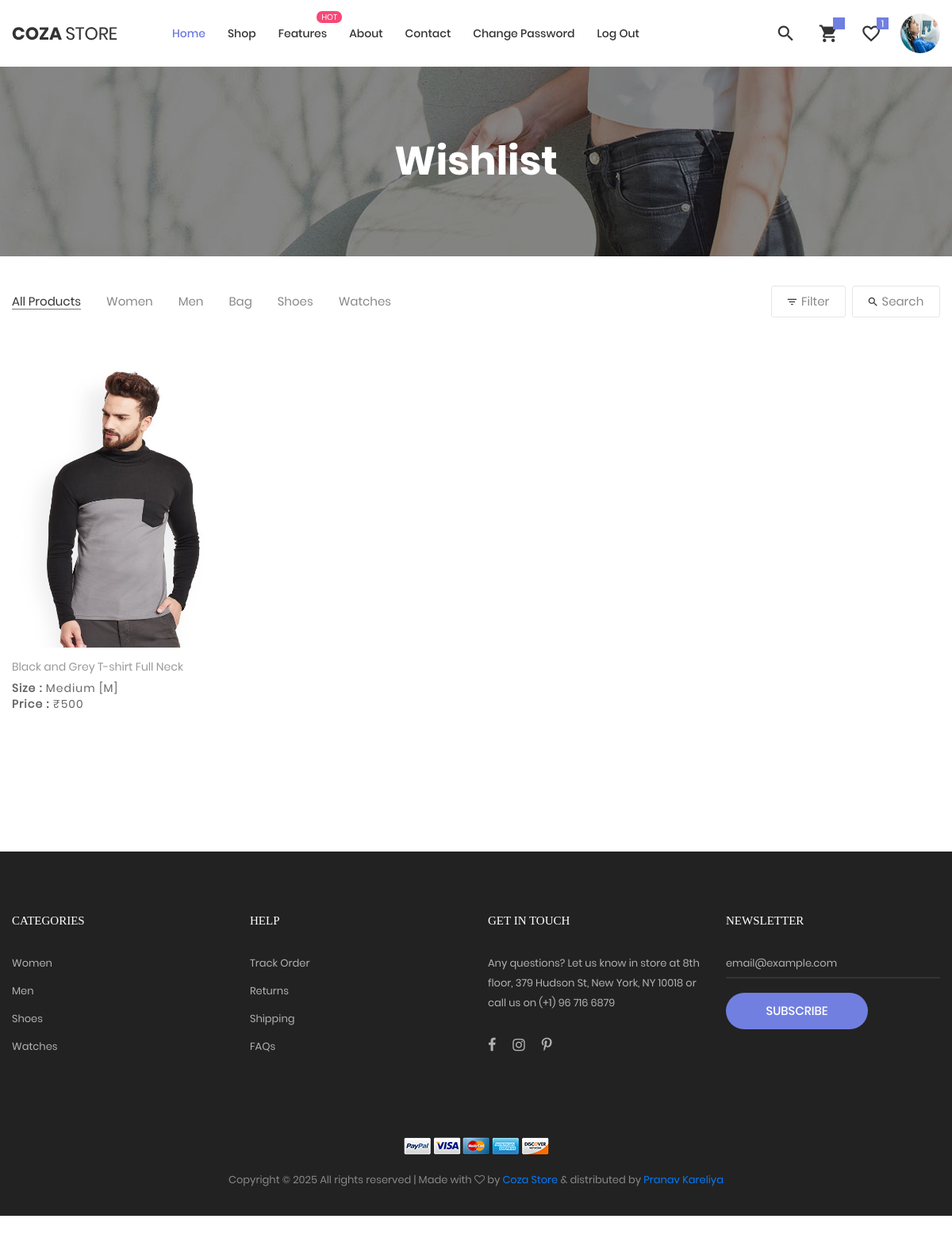
The app's page /wishlist/ (signed in) with its own data.
### myapp/models.py (models this page shows, shortened)
class Wishlist(models.Model):
    user=models.ForeignKey(User,on_delete=models.CASCADE)
    product=models.ForeignKey(Product,on_delete=models.CASCADE)

class Product(models.Model):
    category=(
        ("men","men"),
        ("women","women"),
        ("kids","kids"),
    )
    size=(
        ("s","s"),
        ("m","m"),
        ("l","l"),
        ("xl","xl"),
        ("xxl","xxl"),
    )
    seller=models.ForeignKey(User,on_delete=models.CASCADE)
    product_category=models.CharField(max_length=100,choices=category)
    product_size=models.CharField(max_length=100,choices=size)
    product_name=models.CharField(max_length=100)
    product_price=models.PositiveIntegerField()
    product_picture=models.ImageField(upload_to="product_picture/")
    product_desc=models.TextField()

### myapp/views.py (the view)
# urls.py: path('wishlist/',views.wishlist,name='wishlist'),
def wishlist(request):
    user=User.objects.get(email=request.session['email'])
    wishlists=Wishlist.objects.filter(user=user).order_by("-id")
    request.session['wishlist_count']=len(wishlists)
    return render(request,'wishlist.html',{'wishlists':wishlists})

### myapp/templates/wishlist.html (shortened to what this page needs)
{% extends 'header.html' %}
{% load static %}
{% block content %}
<!DOCTYPE html>
<html lang="en">
<head>
</head>
<body class="animsition">
    <section class="bg-img1 txt-center p-lr-15 p-tb-92" style="background-image: url('{% static 'images/bg-01.jpg' %}');">
        <h2 class="ltext-105 cl0 txt-center">
            Wishlist
        </h2>
    </section>
    <div class="bg0 m-t-23 p-b-140">
        <div class="container">
            <div class="flex-w flex-sb-m p-b-52">
                <div class="flex-w flex-l-m filter-tope-group m-tb-10">
                    <button class="stext-106 cl6 hov1 bor3 trans-04 m-r-32 m-tb-5 how-active1" data-filter="*">
                        All Products
                    </button>
                    <button class="stext-106 cl6 hov1 bor3 trans-04 m-r-32 m-tb-5" data-filter=".women">
                        Women
                    </button>
                    <button class="stext-106 cl6 hov1 bor3 trans-04 m-r-32 m-tb-5" data-filter=".men">
                        Men
                    </button>
                    <button class="stext-106 cl6 hov1 bor3 trans-04 m-r-32 m-tb-5" data-filter=".bag">
                        Bag
                    </button>
                    <button class="stext-106 cl6 hov1 bor3 trans-04 m-r-32 m-tb-5" data-filter=".shoes">
                        Shoes
                    </button>
                    <button class="stext-106 cl6 hov1 bor3 trans-04 m-r-32 m-tb-5" data-filter=".watches">
                        Watches
                    </button>
                </div>
                <div class="flex-w flex-c-m m-tb-10">
                    <div
                        class="flex-c-m stext-106 cl6 size-104 bor4 pointer hov-btn3 trans-04 m-r-8 m-tb-4 js-show-filter">
                        <i class="icon-filter cl2 m-r-6 fs-15 trans-04 zmdi zmdi-filter-list"></i>
                        Filter
                    </div>
                    <div class="flex-c-m stext-106 cl6 size-105 bor4 pointer hov-btn3 trans-04 m-tb-4 js-show-search">
                        <i class="icon-search cl2 m-r-6 fs-15 trans-04 zmdi zmdi-search"></i>
                        Search
                    </div>
                </div>
            </div>
            {% if wishlists %}
            <div class="row isotope-grid">
                {% for i in wishlists %}
                <div class="col-sm-6 col-md-4 col-lg-3 p-b-35 isotope-item {{i.product.product_category}}">
                    <div class="block2">
                        <div class="block2-pic hov-img0">
                            <img src="{{i.product.product_picture.url}}" alt="IMG-PRODUCT" style="width:280px;height: 350px;">
                        </div>
                        <div class="block2-txt flex-w flex-t p-t-14">
                            <div class="block2-txt-child1 flex-col-l ">
                                <a href="{% url 'product_details' pk=i.product.pk %}"
                                    class="stext-104 cl4 hov-cl1 trans-04 js-name-b2 p-b-6">
                                    {{i.product.product_name}}
                                </a>
                                <span class="stext-105 cl3">
                                    {% if i.product.product_size == 's' %}
                                    <b>Size : </b> Small [S]
                                    {% elif i.product.product_size == 'm' %}
                                    <b>Size : </b> Medium [M]
                                    {% elif i.product.product_size == 'l' %}
                                    <b>Size : </b> Large [L]
                                    {% elif i.product.product_size == 'xl' %}
                                    <b>Size : </b> Extra Large [XL]
                                    {% elif i.product.product_size == 'xxl' %}
                                    <b>Size : </b> Extra Extra Large [XXL]
                                    {% endif %}
                                </span>
                                <span class="stext-105 cl3">
                                    <b>Price : </b>₹{{i.product.product_price}}
                                </span>
                            </div>
                        </div>
                    </div>
                </div>
                {% endfor %}
            </div>
            {% else %}
            <h1 style="margin: 1px auto;">No Products in Wishlist</h1>
            {% endif %}
        </div>
    </div>
</body>
</html>
{% endblock %}

### myapp/static/css/main.css (style rules this page uses)
.container { max-width: 1380px; }
@media (max-width: 1600px) { .container { max-width: 1200px; } }
.block2-pic { position: relative; }
.block2-txt-child1 { width: calc(100% - 30px); }
.cl0 { color: #fff; }
.cl2 { color: #333; }
.cl3 { color: #666; }
.cl4 { color: #999; }
.cl6 { color: #888; }
.stext-104 { font-family: Poppins-Regular; font-size: 14px; line-height: 1.466667; }
.stext-105 { font-family: Poppins-Regular; font-size: 14px; line-height: 1.466667; letter-spacing: 1px; }
.stext-106 { font-family: Poppins-Regular; font-size: 15px; line-height: 1.2; }
.ltext-105 { font-family: Poppins-Bold; font-size: 50px; line-height: 1.1; }
.size-104 { min-width: 94px; height: 40px; }
.size-105 { min-width: 111px; height: 40px; }
.bg0 { background-color: #fff; }
.bg-img1 { background-size: cover; background-position: center center; background-repeat: no-repeat; }
.bor3 { border-bottom: 1px solid transparent; }
.bor4 { border: 1px solid #e6e6e6; border-radius: 3px; }
.how-active1 { color: #333; border-color: #797979; }
.hov-img0 { display: block; overflow: hidden; }
.hov-img0 img { width: 100%; -webkit-transition: transform 0.9s ease; -o-transition: transform 0.9s ease; -moz-transition: transform 0.9s ease; transition: transform 0.9s ease; }

### records on screen
Wishlist: product.product_picture (picture), product.product_name "Black and Grey T-shirt Full Neck", shows "Size :", product.product_price "500"
